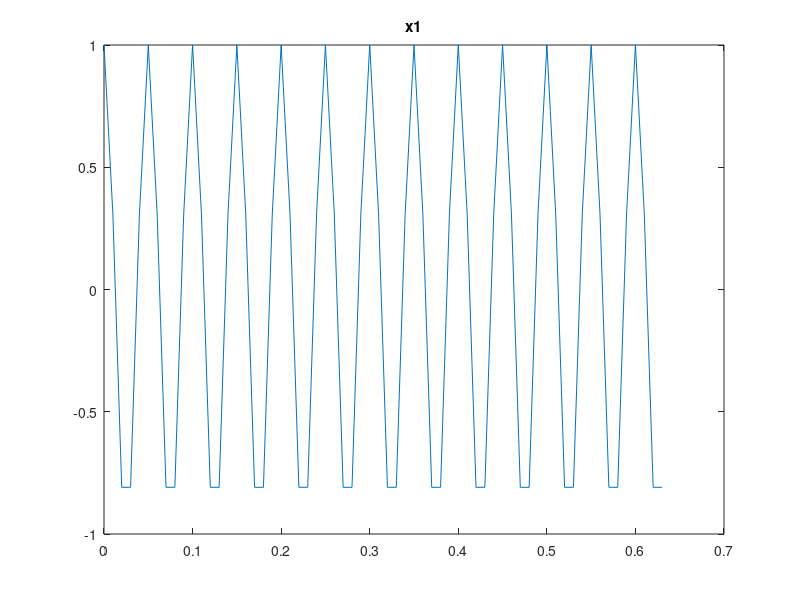
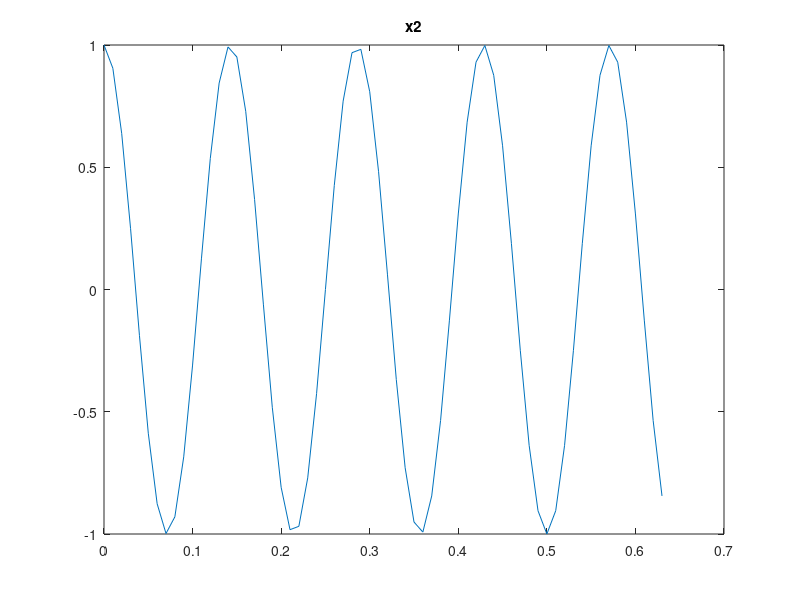
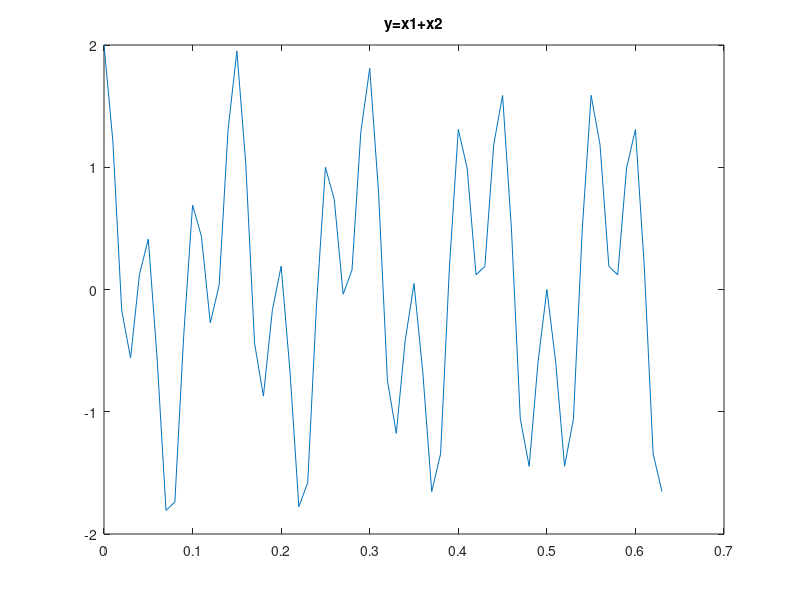
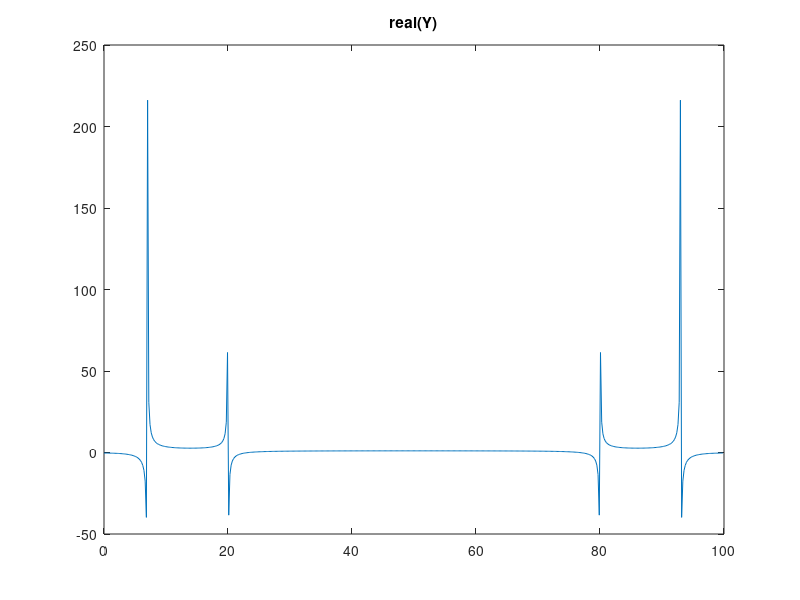

The MATLAB script that drew these images, in order:
% parameters and variables
Fs = 100; % we will construct a signal sampled at 100 Hz (samples/second)
L = 512; % we will have 512 samples of the signal
f1 = 20; % the signal will consist of sinusoids with 20 Hz and 7 Hz
f2 = 7;
t = (0:L-1) * (1/Fs);  % the time interval of the signal
f = ((0:(L-1))/L) * Fs; % the frequencies of the signal
half = (1:(L/2));  % half of the interval for plotting the spectra

% now we construct a sinusoidal signal sampled at 100 Hz
x1 = cos(2*pi*f1*t);  % 20 Hz sinusoid
x2 = cos(2*pi*f2*t); % 7 Hz sinusoid
% now we calculate the sum of both signals (for a smaller part of the signal)
y = x1 + x2;

% we shall plot only the first 64 samples of the signal (1 second) of all three signals
part=1:64;
figure; plot(t(part),x1(part)); title('x1');
figure; plot(t(part),x2(part)); title('x2');
figure; plot(t(part),y(part)); title('y=x1+x2');

% we shall calculate the Fourier transform of the combined signal
Y = fft(y); % we calculate the sum of the combined signal

% and plot the real part, imaginary part, and the amplitude, phase, and power spectrum
figure; plot(f,real(Y)); title('real(Y)');
figure; plot(f,imag(Y)); title('imag(Y)'); 
figure; plot(f,abs(Y)); title('abs(Y)');
figure; plot(f,angle(Y)); title('angle(Y)');
figure; plot(f,1/L*abs(Y./L).^2); title('Power spectrum');
% plot(f,1/L*Y.*conj(Y));

pause
